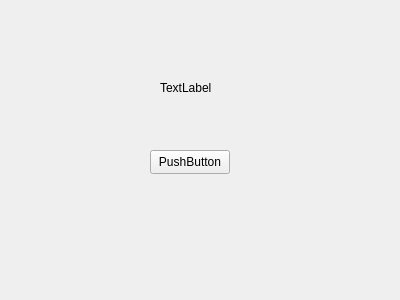
<?xml version="1.0" encoding="UTF-8"?>
<ui version="4.0">
 <class>jiemian</class>
 <widget class="QWidget" name="jiemian">
  <property name="geometry">
   <rect>
    <x>0</x>
    <y>0</y>
    <width>400</width>
    <height>300</height>
   </rect>
  </property>
  <property name="windowTitle">
   <string>Form</string>
  </property>
  <widget class="QPushButton" name="pushButton">
   <property name="geometry">
    <rect>
     <x>150</x>
     <y>150</y>
     <width>80</width>
     <height>24</height>
    </rect>
   </property>
   <property name="text">
    <string>PushButton</string>
   </property>
  </widget>
  <widget class="QLabel" name="label">
   <property name="geometry">
    <rect>
     <x>160</x>
     <y>80</y>
     <width>54</width>
     <height>16</height>
    </rect>
   </property>
   <property name="text">
    <string>TextLabel</string>
   </property>
  </widget>
 </widget>
 <resources/>
 <connections/>
</ui>
